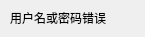
<?xml version="1.0" encoding="UTF-8"?>
<ui version="4.0">
 <class>loginError</class>
 <widget class="QDialog" name="loginError">
  <property name="geometry">
   <rect>
    <x>0</x>
    <y>0</y>
    <width>145</width>
    <height>37</height>
   </rect>
  </property>
  <property name="windowTitle">
   <string>Dialog</string>
  </property>
  <widget class="QTextBrowser" name="textBrowser">
   <property name="geometry">
    <rect>
     <x>60</x>
     <y>40</y>
     <width>261</width>
     <height>81</height>
    </rect>
   </property>
  </widget>
  <widget class="QLabel" name="label">
   <property name="geometry">
    <rect>
     <x>10</x>
     <y>10</y>
     <width>121</width>
     <height>16</height>
    </rect>
   </property>
   <property name="text">
    <string>用户名或密码错误</string>
   </property>
  </widget>
 </widget>
 <resources/>
 <connections/>
</ui>
